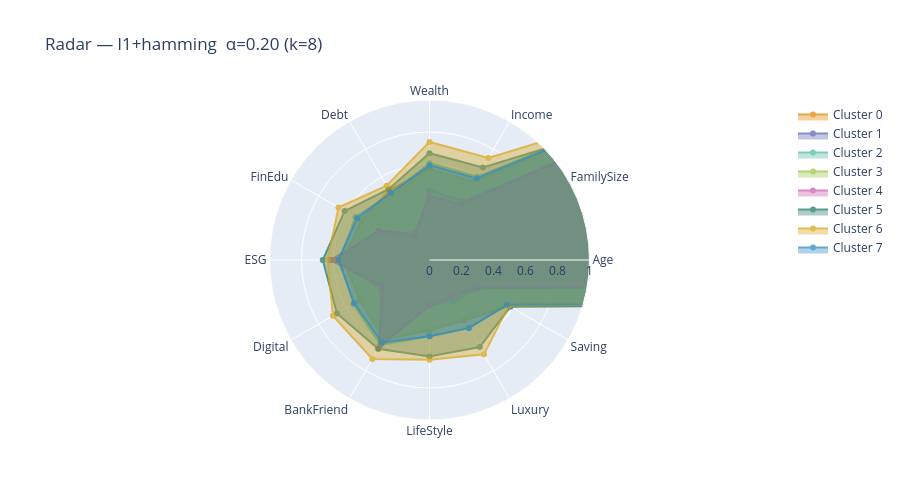
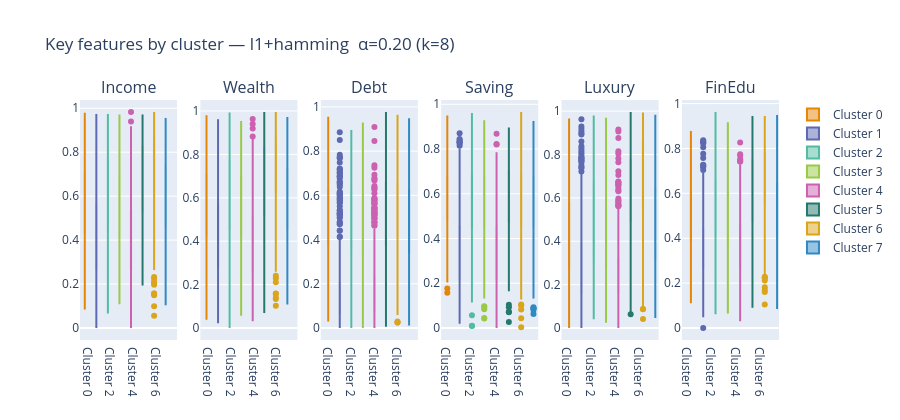

Notebook cell for these charts, in order:
### Markdown cell above
# Winner Config Profiling

### Code cell
# Cluster profiling (winner config only)
JOB_MAP  = {1: "Unemployed", 2: "Employee", 3: "Manager",
             4: "Entrepreneur", 5: "Retired"}
GEN_MAP  = {0: "Male", 1: "Female"}
AREA_MAP = {1: "North", 2: "Center", 3: "South"}

KEY_FEATURES     = ["Income", "Wealth", "Debt", "Saving", "Luxury", "FinEdu"]
PAL              = px.colors.qualitative.Vivid
method_name      = f"{winner_num}+{winner_cat}  α={winner_alpha:.2f}"

# Re-run kmedoids at winner config with seed=42 for reproducibility
D_f64       = D_winner.astype(np.float64)
res_winner  = kmedoids.fasterpam(D_f64, winner_k, random_state=42)
winner_lbls = np.array(res_winner.labels)

df_p = df.copy()
df_p["Cluster"]  = winner_lbls
num_profile_cols = [c for c in numerical_cols if c in df_p.columns]

# Cluster size distribution 
sizes = pd.Series(winner_lbls).value_counts().sort_index()
logger.info("Cluster sizes: %s", sizes.to_dict())
print(f"\nCluster size distribution ({method_name}  k={winner_k}):")
print(sizes.to_string())
if sizes.min() < 3:
    logger.warning(
        "Cluster %d has only %d members — inspect before reporting.",
        sizes.idxmin(), sizes.min(),
    )

# Summary table 
rows = []
for c in range(winner_k):
    g   = df_p[df_p["Cluster"] == c]
    row = {"Cluster": c, "N": len(g), "%": f"{len(g)/len(df_p)*100:.1f}%"}
    for col in num_profile_cols:
        row[col] = round(float(g[col].mean()), 3)
    row["Job"]    = JOB_MAP.get(int(g["Job"].mode()[0]),    "?")
    row["Gender"] = GEN_MAP.get(int(g["Gender"].mode()[0]), "?")
    row["Area"]   = AREA_MAP.get(int(g["Area"].mode()[0]),  "?")
    rows.append(row)

print(f"\n{'='*60}")
print(f" {method_name} — k={winner_k} cluster summary")
print(f"{'='*60}")
display(pd.DataFrame(rows))

# Radar chart 
radar = go.Figure()
for c in range(winner_k):
    g    = df_p[df_p["Cluster"] == c]
    vals = [float(g[col].mean()) for col in num_profile_cols]
    radar.add_trace(go.Scatterpolar(
        r=vals + [vals[0]],
        theta=num_profile_cols + [num_profile_cols[0]],
        fill="toself", name=f"Cluster {c}",
        line_color=PAL[c % len(PAL)], opacity=0.75,
    ))
radar.update_layout(
    polar=dict(radialaxis=dict(visible=True, range=[0, 1])),
    title=f"Radar — {method_name} (k={winner_k})",
    height=500,
)
radar.show()

# Boxplots for key features 
box = make_subplots(rows=1, cols=len(KEY_FEATURES), subplot_titles=KEY_FEATURES)
for ci, col in enumerate(KEY_FEATURES):
    for c in range(winner_k):
        g = df_p[df_p["Cluster"] == c]
        box.add_trace(go.Box(
            y=g[col].tolist(), name=f"Cluster {c}",
            marker_color=PAL[c % len(PAL)], showlegend=(ci == 0),
        ), row=1, col=ci + 1)
box.update_layout(
    height=420, boxmode="group",
    title_text=f"Key features by cluster — {method_name} (k={winner_k})",
)
box.show()

### Figure 1 — Plotly figure (JSON) as saved in the notebook; plotly's stock layout.template omitted (floating-point values rounded to 4 significant figures)
{"data": [{"fill": "toself", "line": {"color": "rgb(229, 134, 6)"}, "name": "Cluster 0", "opacity": 0.75, "r": [58.49, 2.887, 0.5655, 0.5693, 0.5021, 0.4939, 0.5389, 0.5028, 0.5748, 0.4411, 0.4348, 0.5758, 58.49], "theta": ["Age", "FamilySize", "Income", "Wealth", "Debt", "FinEdu", "ESG", "Digital", "BankFriend", "LifeStyle", "Luxury", "Saving", "Age"], "type": "scatterpolar"}, {"fill": "toself", "line": {"color": "rgb(93, 105, 177)"}, "name": "Cluster 1", "opacity": 0.75, "r": [76.53, 2.047, 0.4237, 0.4348, 0.1726, 0.3619, 0.6197, 0.3323, 0.6399, 0.2802, 0.2991, 0.3538, 76.53], "theta": ["Age", "FamilySize", "Income", "Wealth", "Debt", "FinEdu", "ESG", "Digital", "BankFriend", "LifeStyle", "Luxury", "Saving", "Age"], "type": "scatterpolar"}, {"fill": "toself", "line": {"color": "rgb(82, 188, 163)"}, "name": "Cluster 2", "opacity": 0.75, "r": [58.72, 2.719, 0.6011, 0.6052, 0.4801, 0.5361, 0.561, 0.5494, 0.6122, 0.4771, 0.4887, 0.562, 58.72], "theta": ["Age", "FamilySize", "Income", "Wealth", "Debt", "FinEdu", "ESG", "Digital", "BankFriend", "LifeStyle", "Luxury", "Saving", "Age"], "type": "scatterpolar"}, {"fill": "toself", "line": {"color": "rgb(153, 201, 69)"}, "name": "Cluster 3", "opacity": 0.75, "r": [61.27, 2.802, 0.5559, 0.5646, 0.4648, 0.4893, 0.546, 0.4953, 0.5784, 0.4256, 0.4221, 0.5555, 61.27], "theta": ["Age", "FamilySize", "Income", "Wealth", "Debt", "FinEdu", "ESG", "Digital", "BankFriend", "LifeStyle", "Luxury", "Saving", "Age"], "type": "scatterpolar"}, {"fill": "toself", "line": {"color": "rgb(204, 97, 176)"}, "name": "Cluster 4", "opacity": 0.75, "r": [77.53, 2.24, 0.4024, 0.3973, 0.1897, 0.3694, 0.5969, 0.3496, 0.6153, 0.2873, 0.268, 0.3405, 77.53], "theta": ["Age", "FamilySize", "Income", "Wealth", "Debt", "FinEdu", "ESG", "Digital", "BankFriend", "LifeStyle", "Luxury", "Saving", "Age"], "type": "scatterpolar"}, {"fill": "toself", "line": {"color": "rgb(36, 121, 108)"}, "name": "Cluster 5", "opacity": 0.75, "r": [50.74, 2.019, 0.6671, 0.6675, 0.5112, 0.6125, 0.6671, 0.6678, 0.6409, 0.6034, 0.6284, 0.5836, 50.74], "theta": ["Age", "FamilySize", "Income", "Wealth", "Debt", "FinEdu", "ESG", "Digital", "BankFriend", "LifeStyle", "Luxury", "Saving", "Age"], "type": "scatterpolar"}, {"fill": "toself", "line": {"color": "rgb(218, 165, 27)"}, "name": "Cluster 6", "opacity": 0.75, "r": [53.54, 2.219, 0.7363, 0.738, 0.5363, 0.6566, 0.6368, 0.6969, 0.7146, 0.6227, 0.6809, 0.572, 53.54], "theta": ["Age", "FamilySize", "Income", "Wealth", "Debt", "FinEdu", "ESG", "Digital", "BankFriend", "LifeStyle", "Luxury", "Saving", "Age"], "type": "scatterpolar"}, {"fill": "toself", "line": {"color": "rgb(47, 138, 196)"}, "name": "Cluster 7", "opacity": 0.75, "r": [56.82, 2.688, 0.5881, 0.5912, 0.4831, 0.5221, 0.5696, 0.5421, 0.5952, 0.4763, 0.492, 0.5605, 56.82], "theta": ["Age", "FamilySize", "Income", "Wealth", "Debt", "FinEdu", "ESG", "Digital", "BankFriend", "LifeStyle", "Luxury", "Saving", "Age"], "type": "scatterpolar"}], "layout": {"height": 500, "polar": {"radialaxis": {"range": [0, 1], "visible": true}}, "title": {"text": "Radar — l1+hamming  α=0.20 (k=8)"}}}

### Figure 2 — Plotly figure (JSON) as saved in the notebook; plotly's stock layout.template omitted (floating-point values rounded to 4 significant figures; data arrays with more than 128 entries replaced by an {"elided": "..."} marker saying what was removed)
{"data": [{"marker": {"color": "rgb(229, 134, 6)"}, "name": "Cluster 0", "showlegend": true, "type": "box", "xaxis": "x", "y": {"elided": "604 float values"}, "yaxis": "y"}, {"marker": {"color": "rgb(93, 105, 177)"}, "name": "Cluster 1", "showlegend": true, "type": "box", "xaxis": "x", "y": {"elided": "572 float values"}, "yaxis": "y"}, {"marker": {"color": "rgb(82, 188, 163)"}, "name": "Cluster 2", "showlegend": true, "type": "box", "xaxis": "x", "y": {"elided": "776 float values"}, "yaxis": "y"}, {"marker": {"color": "rgb(153, 201, 69)"}, "name": "Cluster 3", "showlegend": true, "type": "box", "xaxis": "x", "y": {"elided": "610 float values"}, "yaxis": "y"}, {"marker": {"color": "rgb(204, 97, 176)"}, "name": "Cluster 4", "showlegend": true, "type": "box", "xaxis": "x", "y": {"elided": "408 float values"}, "yaxis": "y"}, {"marker": {"color": "rgb(36, 121, 108)"}, "name": "Cluster 5", "showlegend": true, "type": "box", "xaxis": "x", "y": {"elided": "627 float values"}, "yaxis": "y"}, {"marker": {"color": "rgb(218, 165, 27)"}, "name": "Cluster 6", "showlegend": true, "type": "box", "xaxis": "x", "y": {"elided": "562 float values"}, "yaxis": "y"}, {"marker": {"color": "rgb(47, 138, 196)"}, "name": "Cluster 7", "showlegend": true, "type": "box", "xaxis": "x", "y": {"elided": "791 float values"}, "yaxis": "y"}, {"marker": {"color": "rgb(229, 134, 6)"}, "name": "Cluster 0", "showlegend": false, "type": "box", "xaxis": "x2", "y": {"elided": "604 float values"}, "yaxis": "y2"}, {"marker": {"color": "rgb(93, 105, 177)"}, "name": "Cluster 1", "showlegend": false, "type": "box", "xaxis": "x2", "y": {"elided": "572 float values"}, "yaxis": "y2"}, {"marker": {"color": "rgb(82, 188, 163)"}, "name": "Cluster 2", "showlegend": false, "type": "box", "xaxis": "x2", "y": {"elided": "776 float values"}, "yaxis": "y2"}, {"marker": {"color": "rgb(153, 201, 69)"}, "name": "Cluster 3", "showlegend": false, "type": "box", "xaxis": "x2", "y": {"elided": "610 float values"}, "yaxis": "y2"}, {"marker": {"color": "rgb(204, 97, 176)"}, "name": "Cluster 4", "showlegend": false, "type": "box", "xaxis": "x2", "y": {"elided": "408 float values"}, "yaxis": "y2"}, {"marker": {"color": "rgb(36, 121, 108)"}, "name": "Cluster 5", "showlegend": false, "type": "box", "xaxis": "x2", "y": {"elided": "627 float values"}, "yaxis": "y2"}, {"marker": {"color": "rgb(218, 165, 27)"}, "name": "Cluster 6", "showlegend": false, "type": "box", "xaxis": "x2", "y": {"elided": "562 float values"}, "yaxis": "y2"}, {"marker": {"color": "rgb(47, 138, 196)"}, "name": "Cluster 7", "showlegend": false, "type": "box", "xaxis": "x2", "y": {"elided": "791 float values"}, "yaxis": "y2"}, {"marker": {"color": "rgb(229, 134, 6)"}, "name": "Cluster 0", "showlegend": false, "type": "box", "xaxis": "x3", "y": {"elided": "604 float values"}, "yaxis": "y3"}, {"marker": {"color": "rgb(93, 105, 177)"}, "name": "Cluster 1", "showlegend": false, "type": "box", "xaxis": "x3", "y": {"elided": "572 float values"}, "yaxis": "y3"}, {"marker": {"color": "rgb(82, 188, 163)"}, "name": "Cluster 2", "showlegend": false, "type": "box", "xaxis": "x3", "y": {"elided": "776 float values"}, "yaxis": "y3"}, {"marker": {"color": "rgb(153, 201, 69)"}, "name": "Cluster 3", "showlegend": false, "type": "box", "xaxis": "x3", "y": {"elided": "610 float values"}, "yaxis": "y3"}, {"marker": {"color": "rgb(204, 97, 176)"}, "name": "Cluster 4", "showlegend": false, "type": "box", "xaxis": "x3", "y": {"elided": "408 float values"}, "yaxis": "y3"}, {"marker": {"color": "rgb(36, 121, 108)"}, "name": "Cluster 5", "showlegend": false, "type": "box", "xaxis": "x3", "y": {"elided": "627 float values"}, "yaxis": "y3"}, {"marker": {"color": "rgb(218, 165, 27)"}, "name": "Cluster 6", "showlegend": false, "type": "box", "xaxis": "x3", "y": {"elided": "562 float values"}, "yaxis": "y3"}, {"marker": {"color": "rgb(47, 138, 196)"}, "name": "Cluster 7", "showlegend": false, "type": "box", "xaxis": "x3", "y": {"elided": "791 float values"}, "yaxis": "y3"}, {"marker": {"color": "rgb(229, 134, 6)"}, "name": "Cluster 0", "showlegend": false, "type": "box", "xaxis": "x4", "y": {"elided": "604 float values"}, "yaxis": "y4"}, {"marker": {"color": "rgb(93, 105, 177)"}, "name": "Cluster 1", "showlegend": false, "type": "box", "xaxis": "x4", "y": {"elided": "572 float values"}, "yaxis": "y4"}, {"marker": {"color": "rgb(82, 188, 163)"}, "name": "Cluster 2", "showlegend": false, "type": "box", "xaxis": "x4", "y": {"elided": "776 float values"}, "yaxis": "y4"}, {"marker": {"color": "rgb(153, 201, 69)"}, "name": "Cluster 3", "showlegend": false, "type": "box", "xaxis": "x4", "y": {"elided": "610 float values"}, "yaxis": "y4"}, {"marker": {"color": "rgb(204, 97, 176)"}, "name": "Cluster 4", "showlegend": false, "type": "box", "xaxis": "x4", "y": {"elided": "408 float values"}, "yaxis": "y4"}, {"marker": {"color": "rgb(36, 121, 108)"}, "name": "Cluster 5", "showlegend": false, "type": "box", "xaxis": "x4", "y": {"elided": "627 float values"}, "yaxis": "y4"}, {"marker": {"color": "rgb(218, 165, 27)"}, "name": "Cluster 6", "showlegend": false, "type": "box", "xaxis": "x4", "y": {"elided": "562 float values"}, "yaxis": "y4"}, {"marker": {"color": "rgb(47, 138, 196)"}, "name": "Cluster 7", "showlegend": false, "type": "box", "xaxis": "x4", "y": {"elided": "791 float values"}, "yaxis": "y4"}, {"marker": {"color": "rgb(229, 134, 6)"}, "name": "Cluster 0", "showlegend": false, "type": "box", "xaxis": "x5", "y": {"elided": "604 float values"}, "yaxis": "y5"}, {"marker": {"color": "rgb(93, 105, 177)"}, "name": "Cluster 1", "showlegend": false, "type": "box", "xaxis": "x5", "y": {"elided": "572 float values"}, "yaxis": "y5"}, {"marker": {"color": "rgb(82, 188, 163)"}, "name": "Cluster 2", "showlegend": false, "type": "box", "xaxis": "x5", "y": {"elided": "776 float values"}, "yaxis": "y5"}, {"marker": {"color": "rgb(153, 201, 69)"}, "name": "Cluster 3", "showlegend": false, "type": "box", "xaxis": "x5", "y": {"elided": "610 float values"}, "yaxis": "y5"}, {"marker": {"color": "rgb(204, 97, 176)"}, "name": "Cluster 4", "showlegend": false, "type": "box", "xaxis": "x5", "y": {"elided": "408 float values"}, "yaxis": "y5"}, {"marker": {"color": "rgb(36, 121, 108)"}, "name": "Cluster 5", "showlegend": false, "type": "box", "xaxis": "x5", "y": {"elided": "627 float values"}, "yaxis": "y5"}, {"marker": {"color": "rgb(218, 165, 27)"}, "name": "Cluster 6", "showlegend": false, "type": "box", "xaxis": "x5", "y": {"elided": "562 float values"}, "yaxis": "y5"}, {"marker": {"color": "rgb(47, 138, 196)"}, "name": "Cluster 7", "showlegend": false, "type": "box", "xaxis": "x5", "y": {"elided": "791 float values"}, "yaxis": "y5"}, {"marker": {"color": "rgb(229, 134, 6)"}, "name": "Cluster 0", "showlegend": false, "type": "box", "xaxis": "x6", "y": {"elided": "604 float values"}, "yaxis": "y6"}, {"marker": {"color": "rgb(93, 105, 177)"}, "name": "Cluster 1", "showlegend": false, "type": "box", "xaxis": "x6", "y": {"elided": "572 float values"}, "yaxis": "y6"}, {"marker": {"color": "rgb(82, 188, 163)"}, "name": "Cluster 2", "showlegend": false, "type": "box", "xaxis": "x6", "y": {"elided": "776 float values"}, "yaxis": "y6"}, {"marker": {"color": "rgb(153, 201, 69)"}, "name": "Cluster 3", "showlegend": false, "type": "box", "xaxis": "x6", "y": {"elided": "610 float values"}, "yaxis": "y6"}, {"marker": {"color": "rgb(204, 97, 176)"}, "name": "Cluster 4", "showlegend": false, "type": "box", "xaxis": "x6", "y": {"elided": "408 float values"}, "yaxis": "y6"}, {"marker": {"color": "rgb(36, 121, 108)"}, "name": "Cluster 5", "showlegend": false, "type": "box", "xaxis": "x6", "y": {"elided": "627 float values"}, "yaxis": "y6"}, {"marker": {"color": "rgb(218, 165, 27)"}, "name": "Cluster 6", "showlegend": false, "type": "box", "xaxis": "x6", "y": {"elided": "562 float values"}, "yaxis": "y6"}, {"marker": {"color": "rgb(47, 138, 196)"}, "name": "Cluster 7", "showlegend": false, "type": "box", "xaxis": "x6", "y": {"elided": "791 float values"}, "yaxis": "y6"}], "layout": {"annotations": [{"font": {"size": 16}, "showarrow": false, "text": "Income", "x": 0.06944, "xanchor": "center", "xref": "paper", "y": 1, "yanchor": "bottom", "yref": "paper"}, {"font": {"size": 16}, "showarrow": false, "text": "Wealth", "x": 0.2417, "xanchor": "center", "xref": "paper", "y": 1, "yanchor": "bottom", "yref": "paper"}, {"font": {"size": 16}, "showarrow": false, "text": "Debt", "x": 0.4139, "xanchor": "center", "xref": "paper", "y": 1, "yanchor": "bottom", "yref": "paper"}, {"font": {"size": 16}, "showarrow": false, "text": "Saving", "x": 0.5861, "xanchor": "center", "xref": "paper", "y": 1, "yanchor": "bottom", "yref": "paper"}, {"font": {"size": 16}, "showarrow": false, "text": "Luxury", "x": 0.7583, "xanchor": "center", "xref": "paper", "y": 1, "yanchor": "bottom", "yref": "paper"}, {"font": {"size": 16}, "showarrow": false, "text": "FinEdu", "x": 0.9306, "xanchor": "center", "xref": "paper", "y": 1, "yanchor": "bottom", "yref": "paper"}], "boxmode": "group", "height": 420, "title": {"text": "Key features by cluster — l1+hamming  α=0.20 (k=8)"}, "xaxis": {"anchor": "y", "domain": [0, 0.1389]}, "xaxis2": {"anchor": "y2", "domain": [0.1722, 0.3111]}, "xaxis3": {"anchor": "y3", "domain": [0.3444, 0.4833]}, "xaxis4": {"anchor": "y4", "domain": [0.5167, 0.6556]}, "xaxis5": {"anchor": "y5", "domain": [0.6889, 0.8278]}, "xaxis6": {"anchor": "y6", "domain": [0.8611, 1]}, "yaxis": {"anchor": "x", "domain": [0, 1]}, "yaxis2": {"anchor": "x2", "domain": [0, 1]}, "yaxis3": {"anchor": "x3", "domain": [0, 1]}, "yaxis4": {"anchor": "x4", "domain": [0, 1]}, "yaxis5": {"anchor": "x5", "domain": [0, 1]}, "yaxis6": {"anchor": "x6", "domain": [0, 1]}}}
